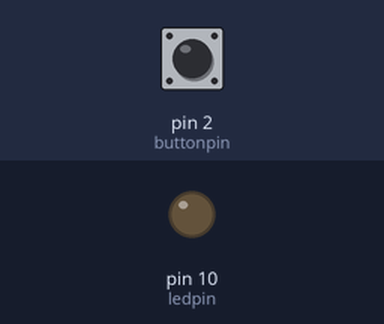
Bench run of a sketch on a simulated Arduino Uno, built with avr-gcc and run on an emulated ATmega328P. On the bench: output pins drawn as LEDs (lit = HIGH). The inputs (shaded band) are chosen by the test bench; at power-on: pin 2 (buttonpin) LOW.

Above: at 1.2 s.
1.3 s: pin 2 (buttonpin) pulled HIGH for 0.15 s
At 1.57 s:
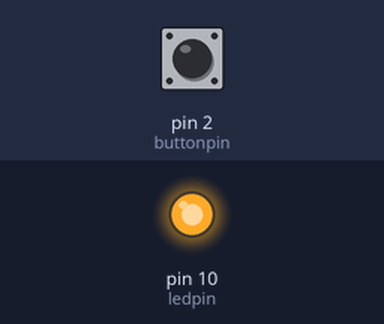
3.1 s: pin 2 (buttonpin) pulled HIGH for 3.2 s
At 6.9 s:
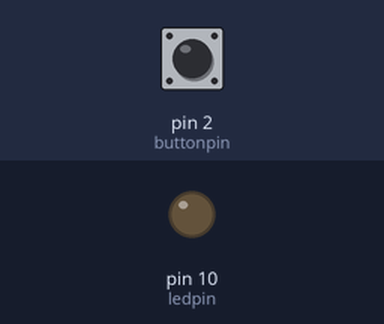
Timing chart, 0 to 8.4 s (numbered marks = the images above; inputs shaded):
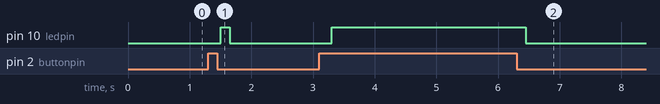

The sketch:

botaodigital1.ino
```cpp
#define ledpin 10  // define o pino do LED
#define buttonpin 2

void setup() {
  pinMode(ledpin, OUTPUT);
  pinMode(buttonpin, INPUT);
}

void loop() {
  int state = digitalRead(buttonpin);
  delay(150);

  if (state == HIGH) {
    digitalWrite(ledpin, HIGH);
  } else {
    digitalWrite(ledpin, LOW);
  }
}
```

Measured:
- after the input at 1.3 s, pin 10 (ledpin): LOW → HIGH after 0.20 s, → LOW 0.15 s later
- after the input at 3.1 s, pin 10 (ledpin): LOW → HIGH after 0.20 s, → LOW 3.2 s later
